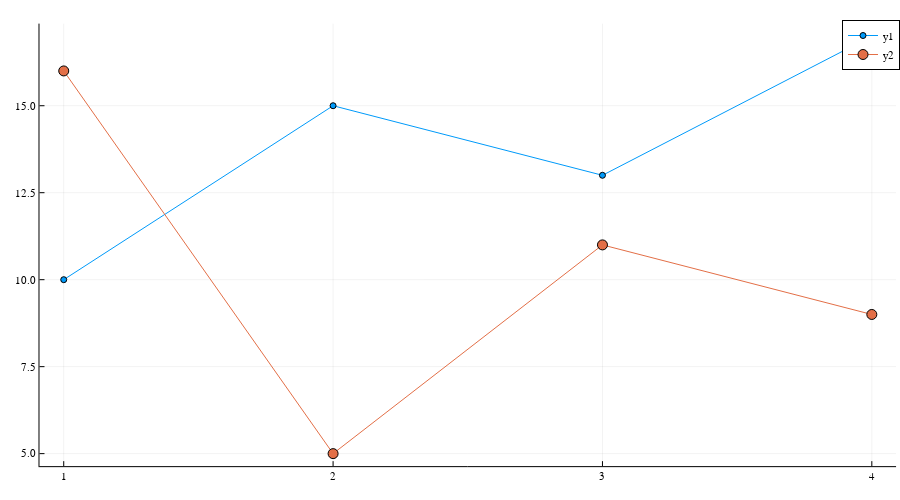

Notebook source saved alongside this figure:
### Code cell
trace1 = plot([1, 2, 3, 4], [10, 15, 13, 17], marker = 3)
trace2 = plot!([1, 2, 3, 4], [16, 5, 11, 9], marker = 5)

### Figure 1 — Plotly figure (JSON) as saved in the notebook; plotly's stock layout.template omitted (floating-point values rounded to 4 significant figures)
{"data": [{"colorbar": {"title": ""}, "legendgroup": "y1", "line": {"color": "rgba(0, 154, 250, 1.000)", "dash": "solid", "shape": "linear", "width": 1}, "marker": {"color": "rgba(0, 154, 250, 1.000)", "line": {"color": "rgba(0, 0, 0, 1.000)", "width": 1}, "size": 6, "symbol": "circle"}, "mode": "lines+markers", "name": "y1", "showlegend": true, "type": "scatter", "x": [1, 2, 3, 4], "xaxis": "x", "y": [10, 15, 13, 17], "yaxis": "y", "zmax": null, "zmin": null}, {"colorbar": {"title": ""}, "legendgroup": "y2", "line": {"color": "rgba(227, 111, 71, 1.000)", "dash": "solid", "shape": "linear", "width": 1}, "marker": {"color": "rgba(227, 111, 71, 1.000)", "line": {"color": "rgba(0, 0, 0, 1.000)", "width": 1}, "size": 10, "symbol": "circle"}, "mode": "lines+markers", "name": "y2", "showlegend": true, "type": "scatter", "x": [1, 2, 3, 4], "xaxis": "x", "y": [16, 5, 11, 9], "yaxis": "y", "zmax": null, "zmin": null}], "layout": {"annotations": [], "height": 500, "legend": {"bgcolor": "rgba(255, 255, 255, 1.000)", "bordercolor": "rgba(0, 0, 0, 1.000)", "borderwidth": 1, "font": {"color": "rgba(0, 0, 0, 1.000)", "family": "sans-serif", "size": 11}, "title": {"font": {"color": "rgba(0, 0, 0, 1.000)", "family": "sans-serif", "size": 15}, "text": ""}, "tracegroupgap": 0, "traceorder": "normal", "x": 1, "xanchor": "auto", "y": 1, "yanchor": "auto"}, "margin": {"b": 20, "l": 0, "r": 0, "t": 20}, "paper_bgcolor": "rgba(255, 255, 255, 1.000)", "plot_bgcolor": "rgba(255, 255, 255, 1.000)", "showlegend": true, "width": 900, "xaxis": {"anchor": "y", "domain": [0.04388, 0.9956], "gridcolor": "rgba(0, 0, 0, 0.100)", "gridwidth": 0.5, "linecolor": "rgba(0, 0, 0, 1.000)", "mirror": false, "range": [0.91, 4.09], "showgrid": true, "showline": true, "showticklabels": true, "tickangle": 0, "tickcolor": "rgb(0, 0, 0)", "tickfont": {"color": "rgba(0, 0, 0, 1.000)", "family": "sans-serif", "size": 11}, "tickmode": "array", "ticks": "inside", "ticktext": ["1", "2", "3", "4"], "tickvals": [1, 2, 3, 4], "title": "", "titlefont": {"color": "rgba(0, 0, 0, 1.000)", "family": "sans-serif", "size": 15}, "type": "-", "visible": true, "zeroline": false, "zerolinecolor": "rgba(0, 0, 0, 1.000)"}, "yaxis": {"anchor": "x", "domain": [0.0301, 0.9921], "gridcolor": "rgba(0, 0, 0, 0.100)", "gridwidth": 0.5, "linecolor": "rgba(0, 0, 0, 1.000)", "mirror": false, "range": [4.64, 17.36], "showgrid": true, "showline": true, "showticklabels": true, "tickangle": 0, "tickcolor": "rgb(0, 0, 0)", "tickfont": {"color": "rgba(0, 0, 0, 1.000)", "family": "sans-serif", "size": 11}, "tickmode": "array", "ticks": "inside", "ticktext": ["5.0", "7.5", "10.0", "12.5", "15.0"], "tickvals": [5, 7.5, 10, 12.5, 15], "title": "", "titlefont": {"color": "rgba(0, 0, 0, 1.000)", "family": "sans-serif", "size": 15}, "type": "-", "visible": true, "zeroline": false, "zerolinecolor": "rgba(0, 0, 0, 1.000)"}}}
